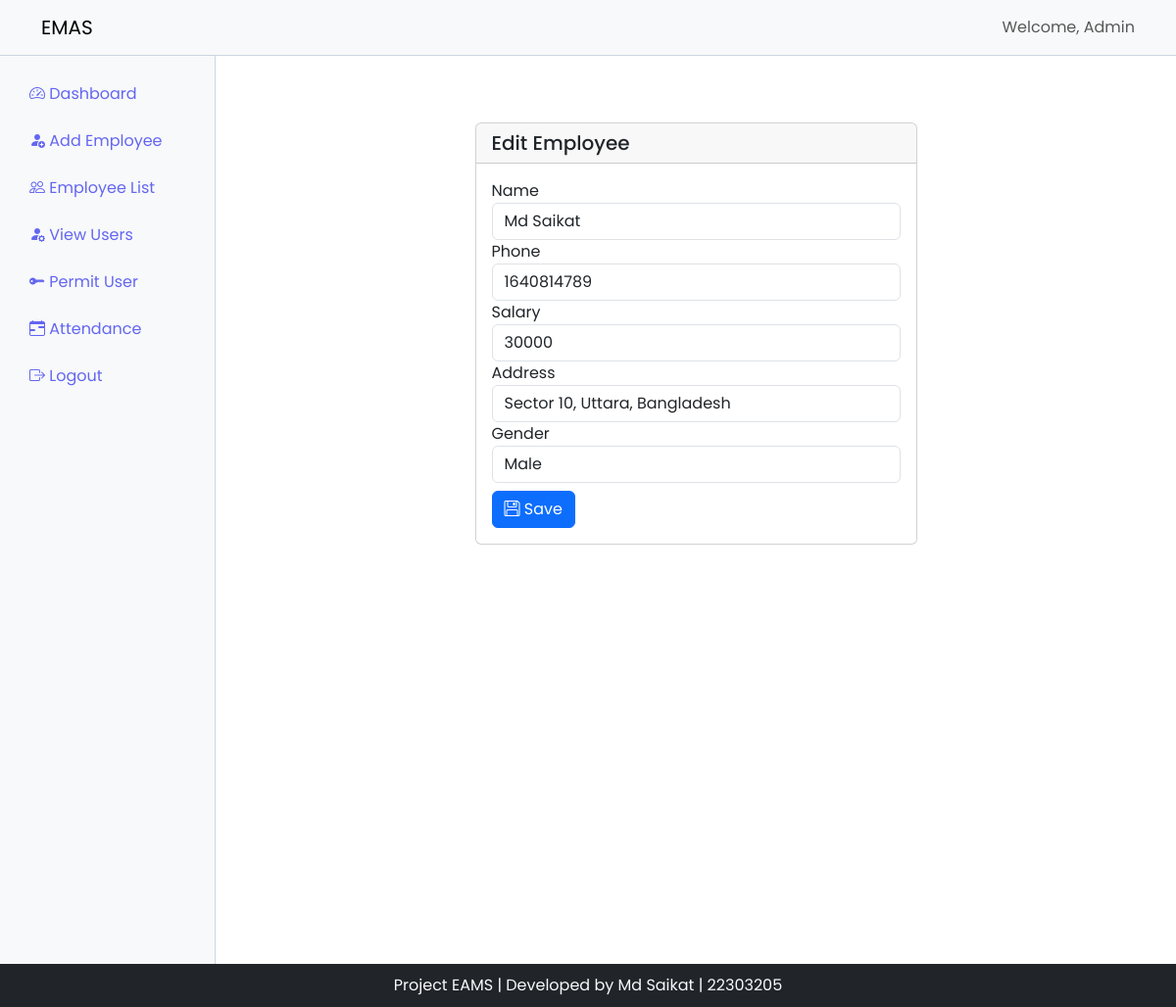
Page /edit.php?id=19 (signed in) on the committed database.
### tables this page shows
CREATE TABLE `tb_employee` (
  `emp_id` int(11) NOT NULL,
  `emp_name` varchar(90) NOT NULL,
  `emp_phone` int(11) NOT NULL,
  `emp_address` varchar(255) NOT NULL,
  `emp_salary` int(10) NOT NULL,
  `emp_gender` varchar(10) NOT NULL
);

### edit.php (the view, shortened to what this page needs)
<?php
include('header.php');
?>
<div class="container mt-5">
<div class="row justify-content-center">
    <div class="col-md-6">
        <div class="card">
            <div class="card-header">
                <h5 class="mb-0">Edit Employee</h5>
            </div>
            <div class="card-body">
                <form action="update.php" method="POST">
                <?php
                if(isset($_GET['id']) && !empty($_GET['id'])){
                    $id = $_GET['id'];
                    $query = "SELECT * FROM `tb_employee` WHERE emp_id =" . $id ;
                    $res = mysqli_query($conn, $query);
                    while($rows=$res->fetch_assoc())
                    {
                ?>
                    <div class="form-group">
                        <label for="name">Name</label>
                        <input type="text" class="form-control" name="name" value="<?php echo $rows['emp_name']; ?>">
                    </div>
                    <div class="form-group">
                        <label for="name">Phone</label>
                        <input type="text" class="form-control" id="name" name="phn" value="<?php echo $rows['emp_phone']; ?>">
                    </div>
                    <div class="form-group">
                        <label for="name">Salary</label>
                        <input type="text" class="form-control" id="name" name="salary" value="<?php echo $rows['emp_salary']; ?>">
                    </div>
                    <div class="form-group">
                        <label for="address">Address</label>
                        <input type="text" class="form-control" id="address" name="address" value="<?php echo $rows['emp_address']; ?>">
                    </div>
                    <div class="form-group mb-2">
                        <label for="gender">Gender</label>
                        <select class="form-control" id="gender" name="gender">
                        <?php if($rows['emp_gender'] === "male"){ ?>
                            <option value="male" selected>Male</option>
                        <?php
                        }
                        else{
                        ?>
                            <option value="male">Male</option>
                            <option value="female" selected>Female</option>
                        <?php
                        }
                        ?>
                        </select>
                    </div>
                <?php
                    }
                };
                ?>
                    <button type="submit" class="btn btn-primary" value=""><i class="bi bi-floppy"></i> Save</button>
                </form>
            </div>
        </div>
    </div>
</div>
</div>
<?php
include('footer.php');
?>

### css/style.css (style rules this page uses)
body { margin: 0; padding: 0; font-family: 'Poppins', sans-serif; }

### rows in the picture
tb_employee: name "Md Saikat", phn "1640814789", salary "30000", address "Sector 10, Uttara, Bangladesh", gender "Male"

### other values in the picture
$_SESSION['username'] "Admin"
